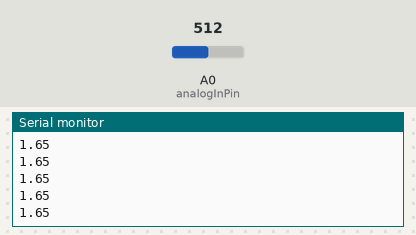
This sketch was run on a simulated Arduino Uno, built with avr-gcc and run on an emulated ATmega328P. On the bench: the last lines printed to the serial monitor. Inputs (shaded band) come from the test bench; at power-on: A0 (analogInPin) = 512.

Above: at 1.2 s.
1.3 s: A0 (analogInPin) set to 716
At 1.8 s:
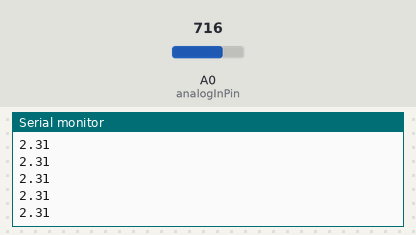
2.8 s: A0 (analogInPin) set to 900
At 3.3 s:
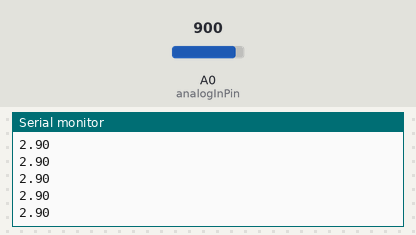
Timing chart, 0 to 5.8 s (numbered marks = the images above; inputs shaded):
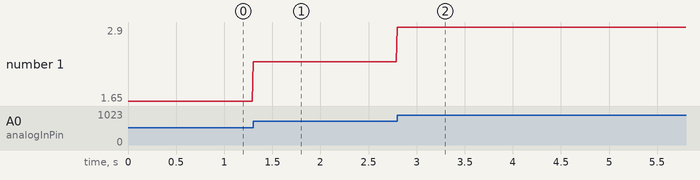

Measured:
- after the input at 1.3 s, the serial monitor: prints a new line at once (image 1)
- after the input at 2.8 s, the serial monitor: prints a new line at once (image 2)
- plotted number 1: 1.65 → 2.31 after the input at 1.3 s, 2.31 → 2.9 after the input at 2.8 s

The sketch:

Analogico.ino
```cpp
const int analogInPin = A0;

float SensorValue = 0;
float vref = 3.3;
float resolucion = vref/1023;

void setup() {
  // put your setup code here, to run once:
Serial.begin(9600);
}

void loop() {
  // put your main code here, to run repeatedly:
SensorValue = analogRead(analogInPin)*resolucion;

Serial.println(SensorValue);

delay(10);
}
```
